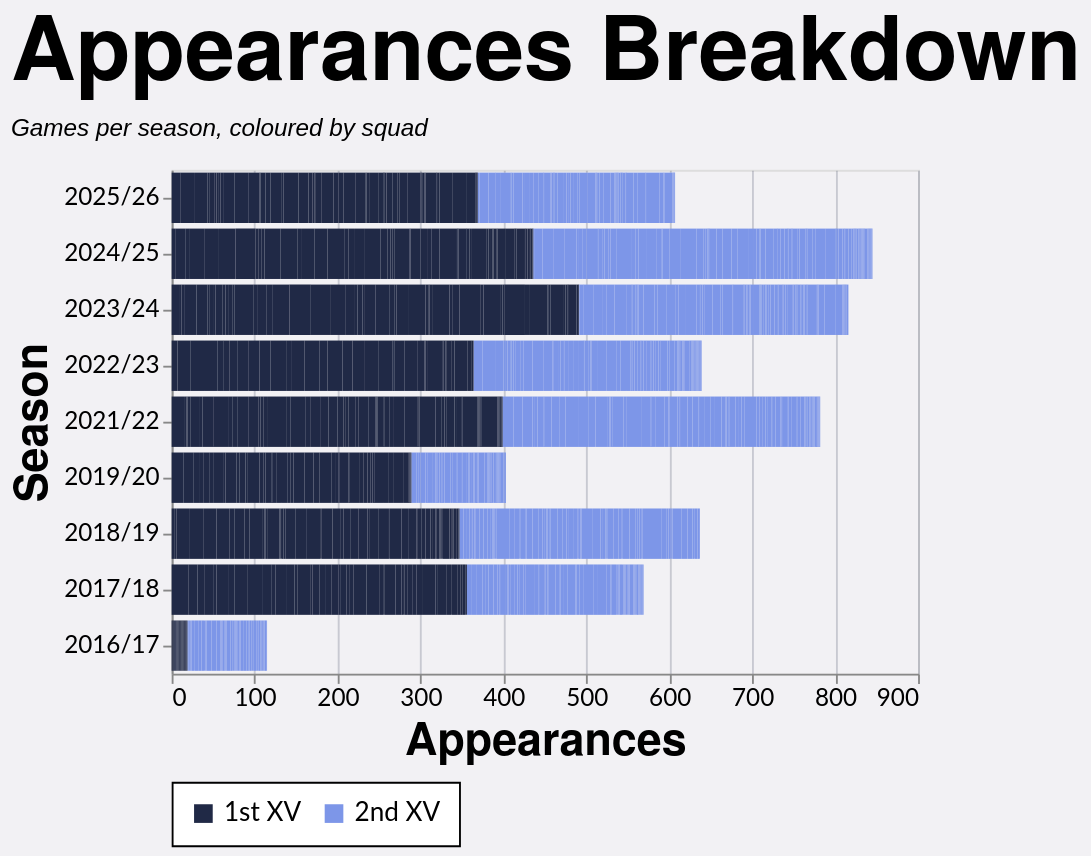

The Vega-Lite source for this figure:
### Vega-Lite specification from a JSON file in a GitHub repository (floating-point values rounded to 4 significant figures; data arrays with more than 128 entries replaced by an {"elided": "..."} marker saying what was removed)
{"config": {"axis": {"labelFont": "Lato, sans-serif", "titleFont": "PT Sans Narrow, Helvetica Neue, Helvetica, Arial, sans-serif", "labelFontSize": 13, "titleFontSize": 24, "gridColor": "#202947", "gridOpacity": 0.2}, "header": {"labelFont": "PT Sans Narrow, Helvetica Neue, Helvetica, Arial, sans-serif", "titleFont": "PT Sans Narrow, Helvetica Neue, Helvetica, Arial, sans-serif", "labelFontSize": 24, "titleFontSize": 28, "labelFontWeight": "bold", "orient": "left"}, "legend": {"labelFont": "Lato, sans-serif", "titleFont": "PT Sans Narrow, Helvetica Neue, Helvetica, Arial, sans-serif", "labelFontSize": 14, "titleFontSize": 16, "titlePadding": 5, "fillColor": "white", "strokeColor": "black", "padding": 10, "titleFontWeight": "lighter", "titleFontStyle": "italic", "titleColor": "gray", "offset": 10}, "title": {"font": "PT Sans Narrow, Helvetica Neue, Helvetica, Arial, sans-serif", "fontSize": 48, "fontWeight": "bold", "anchor": "start", "align": "center", "titlePadding": 20, "subtitlePadding": 10, "subtitleFontSize": 13, "subtitleColor": "", "subtitleFontStyle": "italic", "offset": 15, "color": "black"}, "axisX": {"labelAngle": 0}, "facet": {"title": null, "header": null, "align": {"row": "each", "column": "each"}}, "resolve": {"scale": {"y": "independent", "facet": "independent"}}, "background": "#f2f1f4"}, "data": {"name": "data-848f5ebdd9a87e896cb69ac57d91a191"}, "mark": {"type": "bar"}, "encoding": {"color": {"field": "color_value", "legend": {"orient": "bottom", "title": null}, "scale": {"range": ["#202946", "#7d96e8", "#99151520"]}, "sort": ["1st XV", "2nd XV", "Unknown"], "type": "nominal"}, "tooltip": [{"field": "player", "title": "Player", "type": "nominal"}, {"field": "season", "title": "Season", "type": "nominal"}, {"field": "color_value", "title": "Group", "type": "nominal"}, {"aggregate": "sum", "field": "apps", "title": "Appearances", "type": "quantitative"}], "x": {"aggregate": "sum", "field": "apps", "title": "Appearances", "type": "quantitative"}, "y": {"field": "season", "sort": {"field": "season_sort", "op": "max", "order": "descending"}, "title": "Season", "type": "nominal"}}, "height": {"step": 30}, "title": {"text": "Appearances Breakdown", "subtitle": "Games per season, coloured by squad"}, "width": 400, "$schema": "https://vega.github.io/schema/vega-lite/v5.20.1.json", "datasets": {"data-848f5ebdd9a87e896cb69ac57d91a191": {"elided": "2466 records"}}}
